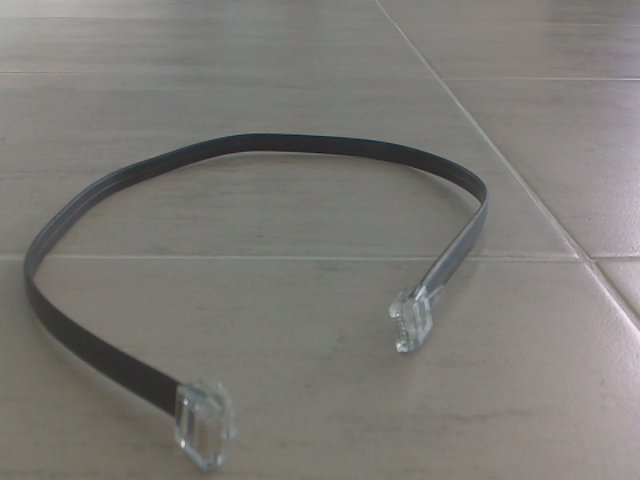
#> input picture Kabel1.jpg, 640 x 480 px
$ python opencv_tutorial_01.py --input Kabel1.jpg
#> lines starting #> are read from the running program, lines starting #| are printed output that depends on the picture
# import the necessary packages
import imutils
import cv2
import argparse

ap = argparse.ArgumentParser()
ap.add_argument("-i", "--input", required=True, help = "Input")
ap.add_argument("-o", "--output", required=False, help = "Output")
args = vars(ap.parse_args())

image = cv2.imread(args["input"])
#> image is the input picture: shape (480, 640, 3); mean B, G, R 118.1, 122.6, 124.6
(h, w, d) = image.shape
#> h = 480; w = 640; d = 3
print(f"width={w} height={h} deepth={d}")
#| width=640 height=480 deepth=3

# display the image to our screen -- we will need to click the window
# open by OpenCV and press a key on our keyboard to continue execution
#cv2.imshow("Image", image)
#cv2.waitKey(0)

# extract a 100x100 pixel square ROI (Region of Interest) from the
# input image starting at x=360,y=30 at ending at x=460,y=130
roi = image[30:130, 360:460]
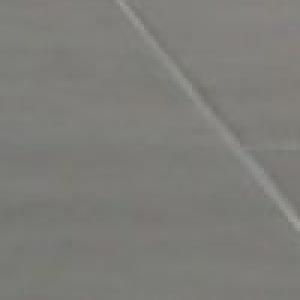
#> roi: shape (100, 100, 3) (shown 3 times larger); mean B, G, R 120.6, 125, 125.6
#cv2.imshow("ROI", roi)
#cv2.waitKey(0)

resized = imutils.resize(image, width=300)
# [6 lines of commented-out code are left out]

blurred = cv2.GaussianBlur(image, (11, 11), 0)
#cv2.imshow("Blurred", blurred)
#cv2.waitKey(0)

# draw a 2px thick red rectangle surrounding the face
output = image.copy()
cv2.rectangle(output, (360, 30), (460, 130), (0, 0, 255), 2)
#cv2.imshow("Rectangle", output)
#cv2.waitKey(0)

# draw green text on the image
#output = image.copy()
cv2.putText(output, "We got him", (10, 25),
	cv2.FONT_HERSHEY_SIMPLEX, 0.7, (0, 255, 0), 2)
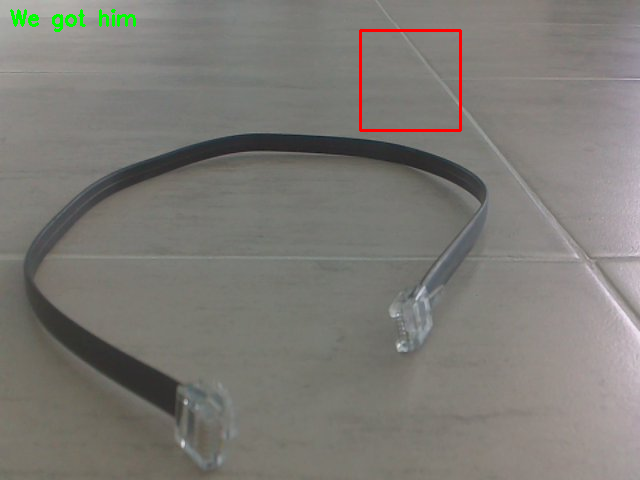
#> output: shape (480, 640, 3); mean B, G, R 117.2, 122.4, 124.7
cv2.imshow("Text", output)
cv2.waitKey(0)

$ run again, on Kabel3.jpg
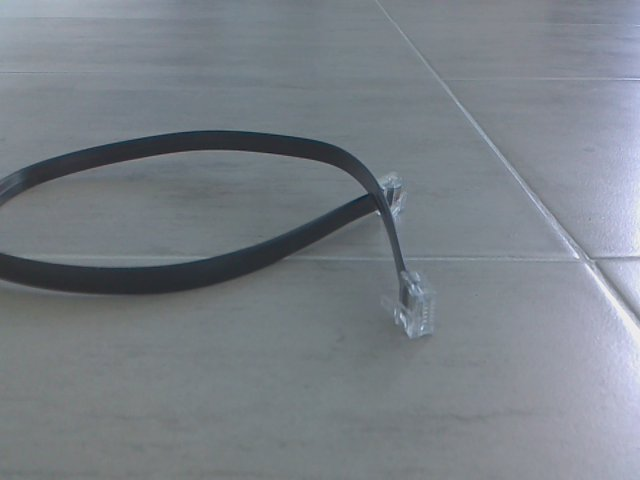
#> input picture Kabel3.jpg, 640 x 480 px
#> image is the input picture: shape (480, 640, 3); mean B, G, R 134.9, 128.1, 121.3
#| width=640 height=480 deepth=3
#> `roi = image[30:130, 360:460]`:
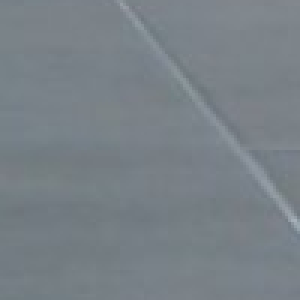
#> roi: shape (100, 100, 3) (shown 3 times larger); mean B, G, R 135.2, 128.9, 120.5
#> `cv2.putText(output, "We got him", (10, 25), cv2.FONT_HERSHEY_SIMPLEX, ..`:
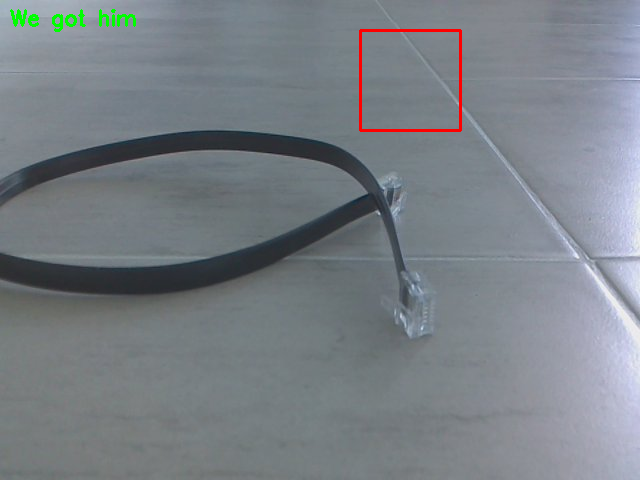
#> output: shape (480, 640, 3); mean B, G, R 133.9, 127.8, 121.4

$ run again, on Kabel4.jpg
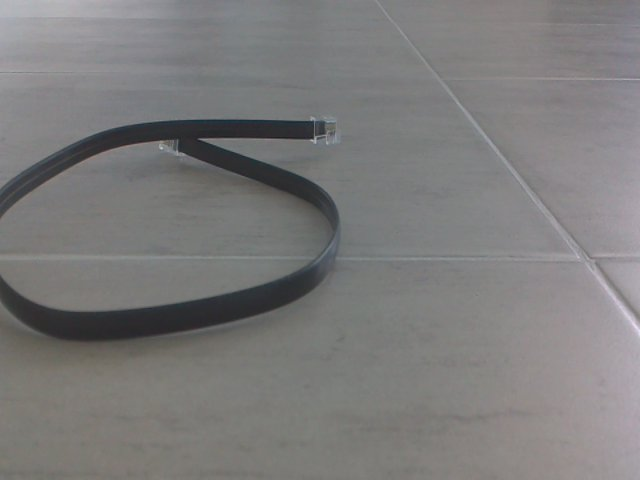
#> input picture Kabel4.jpg, 640 x 480 px
#> image is the input picture: shape (480, 640, 3); mean B, G, R 123.2, 123.3, 124.3
#| width=640 height=480 deepth=3
#> `cv2.putText(output, "We got him", (10, 25), cv2.FONT_HERSHEY_SIMPLEX, ..`:
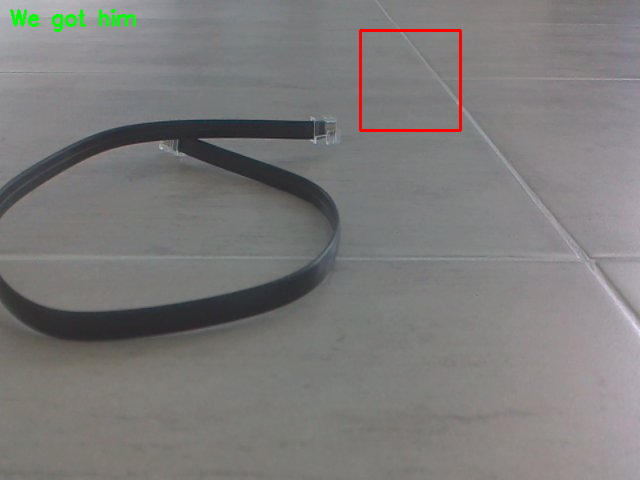
#> output: shape (480, 640, 3); mean B, G, R 122.3, 123.1, 124.4

$ run again, on Kabel5.jpg
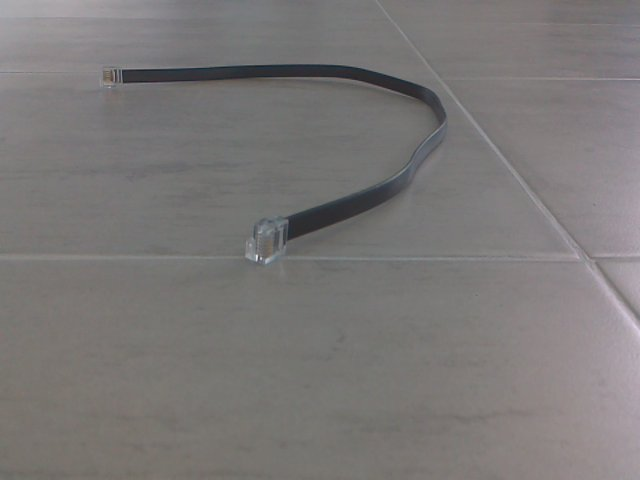
#> input picture Kabel5.jpg, 640 x 480 px
#> image is the input picture: shape (480, 640, 3); mean B, G, R 119.2, 119.9, 122.8
#| width=640 height=480 deepth=3
#> `roi = image[30:130, 360:460]`:
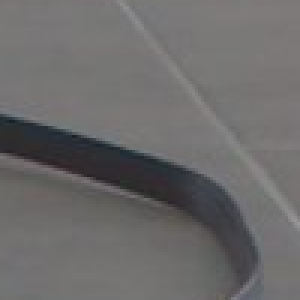
#> roi: shape (100, 100, 3) (shown 3 times larger); mean B, G, R 106.6, 106.8, 108
#> `cv2.putText(output, "We got him", (10, 25), cv2.FONT_HERSHEY_SIMPLEX, ..`:
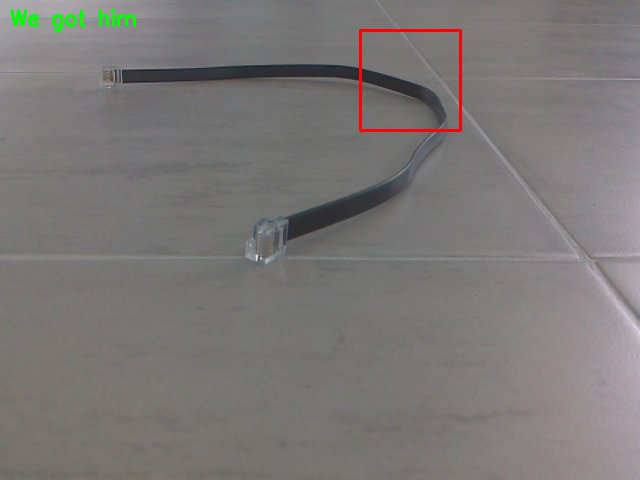
#> output: shape (480, 640, 3); mean B, G, R 118.4, 119.7, 122.9
